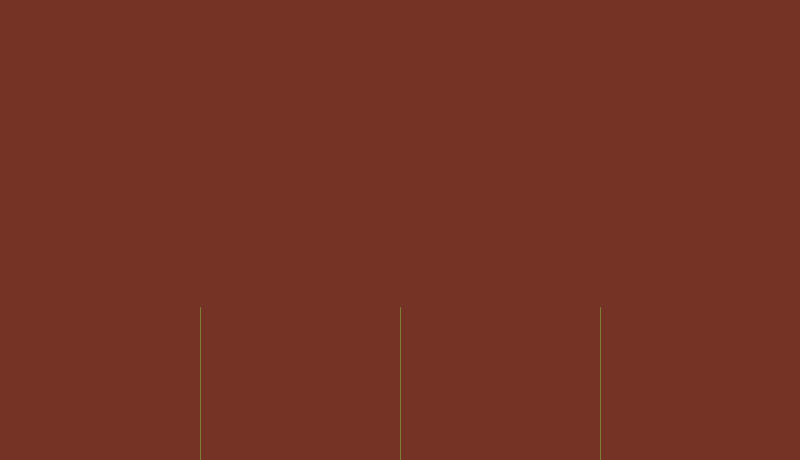
Frame 1 (no input)
Frame 60 (the mouse pressed at the canvas centre just before this capture): identical to frame 1, image omitted
Frame 120 (the mouse held since frame 60 and released just before this capture): identical to frame 1, image omitted

The Processing sketch that drew this single still picture (run headless with seeded random() and noise(); from frame 60 on, the mouse is pressed at the canvas centre):

// Processing sketch: plant
// ── plant.pde
class LSystem {
  float len, theta;
  ArrayList<Branch> branches;
  String sentence;
  
  LSystem(float _len, float _theta, String s) {
    len = _len;
    theta = _theta;
    sentence = s;
    branches = new ArrayList<Branch>();
    PVector start = new PVector(0, 0);
    PVector end = new PVector(0, -len);
    branches.add(new Branch(sentence.charAt(0), new PVector(), new PVector(0, -len), 0));
  }
  
  void generateD() {
    len *= 0.5;
    ArrayList<Branch> next = new ArrayList<Branch>();
    for (Branch b : branches) {
      char c = b.c;
      PVector bStart = b.start.get();
      PVector bEnd = b.end.get();
      float t = b.theta;
      PVector v = new PVector();
      switch (c) {
        case 'F': // F → FF
          v.set((bStart.x + bEnd.x)/2, (bStart.y + bEnd.y)/2); // midpoint
          next.add(new Branch('F', bStart, v, t)); // F
          next.add(new Branch('F', v, bEnd, t)); // F
          continue;
        case 'X': // X → F[+X]F[-X]+X
          v.set(0, -len);
          v.rotate(t);
          Branch f1 = new Branch('F', bStart, PVector.add(v, bStart), t);
          next.add(f1); // F
          next.add(new Branch('X', f1.end, f1.end, t + theta)); // [+X]
          Branch f2 = new Branch('F', f1.end, PVector.add(v, f1.end), t);
          next.add(f2); // F
          next.add(new Branch('X', f2.end, f2.end, t - theta )); // [-X]
          next.add(new Branch('X', f2.end, f2.end, t + theta)); // X
          continue;
        default:
          continue;
      }
    }
    branches = next;
  }
  
  void generateE() {
    len *= 0.5;
    ArrayList<Branch> next = new ArrayList<Branch>();
    for (Branch b : branches) {
      char c = b.c;
      PVector bStart = b.start.get();
      PVector bEnd = b.end.get();
      float t = b.theta;
      PVector v = new PVector();
      switch (c) {
        case 'F': // F → FF
          v.set((bStart.x + bEnd.x)/2, (bStart.y + bEnd.y)/2); // midpoint
          next.add(new Branch('F', bStart, v, t)); // F
          next.add(new Branch('F', v, bEnd, t)); // F
          continue;
        case 'X': // X → F[+X][-X]FX
          v.set(0, -len);
          v.rotate(t);
          Branch f1 = new Branch('F', bStart, PVector.add(v, bStart), t);
          next.add(f1); // F
          next.add(new Branch('X', f1.end, f1.end, t + theta)); // [+X]
          next.add(new Branch('X', f1.end, f1.end, t - theta )); // [-X]
          Branch f2 = new Branch('F', f1.end, PVector.add(v, f1.end), t);
          next.add(f2); // F
          next.add(new Branch('X', f2.end, f2.end, t)); // X
          continue;
        default:
          continue;
      }
    }
    branches = next;
  }
  
  void generateF() {
    len *= 0.5;
    ArrayList<Branch> next = new ArrayList<Branch>();
    for (Branch b : branches) {
      char c = b.c;
      PVector bStart = b.start.get();
      PVector bEnd = b.end.get();
      float t = b.theta;
      PVector v = new PVector();
      switch (c) {
        case 'F': // F → FF
          v.set((bStart.x + bEnd.x)/2, (bStart.y + bEnd.y)/2); // midpoint
          next.add(new Branch('F', bStart, v, t)); // F
          next.add(new Branch('F', v, bEnd, t)); // F
          continue;
        case 'X': // X → F-[[X]+X]+F[+FX]-X
          v.set(0, -len);
          v.rotate(t);
          Branch f1 = new Branch('F', bStart, PVector.add(v, bStart), t);
          next.add(f1); // F
          next.add(new Branch('X', f1.end, f1.end, t - theta)); // -[[X]]
          next.add(new Branch('X', f1.end, f1.end, t)); // -[+X]
          Branch f2 = new Branch('F', f1.end, PVector.add(v, f1.end), t);
          next.add(f2); // +F
          v.rotate(theta);
          Branch f3 = new Branch('F', f2.end, PVector.add(v, f2.end), t + theta); 
          next.add(f3); // [+F
          next.add(new Branch('X', f3.end, f3.end, t + theta)); // X]
          next.add(new Branch('X', f2.end, f2.end, t - theta)); // -X
          continue;
        default:
          continue;
      }
    }
    branches = next;
  }
  
  void display() {
    for (Branch b : branches) {
      b.display();
    }
  }
}

// ── branch.pde
class Branch {
  char c;
  PVector start, end;
  float theta;
  
  Branch(char _c, PVector s, PVector e, float t) {
    c = _c;
    start = s.get();
    end = e.get();
    theta = t;
  }
  
  void display() {
    line(start.x, start.y, end.x, end.y);
  }
}

// ── main.pde
LSystem plantD, plantE, plantF;

void setup() {
  size(800, 460);
  plantD = new LSystem(height/3, radians(-20), "X");
  plantE = new LSystem(height/3, radians(25), "X");
  plantF = new LSystem(height/3, radians(-20), "X");
}

void draw() {
 background(#743324); // maple
 stroke(#7B8039); // kelp
 pushMatrix();
 translate(width * 0.25, height);
 plantD.display();
 popMatrix();
 pushMatrix();
 translate(width * 0.5, height);
 plantE.display();
 popMatrix();
 pushMatrix();
 translate(width * 0.75, height);
 plantF.display(); 
 popMatrix();
}

void mouseClicked() {
  plantD.generateD();
  plantE.generateE();
  plantF.generateF(); 
} 
